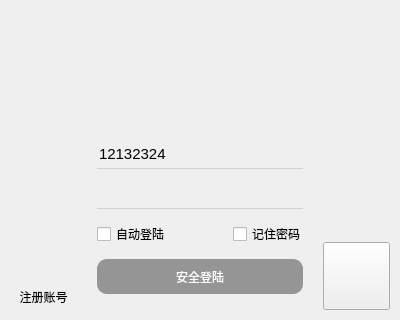
<?xml version="1.0" encoding="UTF-8"?>
<ui version="4.0">
 <class>Form</class>
 <widget class="QWidget" name="Form">
  <property name="geometry">
   <rect>
    <x>0</x>
    <y>0</y>
    <width>400</width>
    <height>320</height>
   </rect>
  </property>
  <property name="minimumSize">
   <size>
    <width>400</width>
    <height>320</height>
   </size>
  </property>
  <property name="maximumSize">
   <size>
    <width>400</width>
    <height>320</height>
   </size>
  </property>
  <property name="windowTitle">
   <string>Form</string>
  </property>
  <layout class="QVBoxLayout" name="verticalLayout" stretch="3,5">
   <property name="spacing">
    <number>10</number>
   </property>
   <property name="leftMargin">
    <number>0</number>
   </property>
   <property name="topMargin">
    <number>0</number>
   </property>
   <property name="rightMargin">
    <number>0</number>
   </property>
   <property name="bottomMargin">
    <number>0</number>
   </property>
   <item>
    <widget class="QWidget" name="widget" native="true">
     <layout class="QVBoxLayout" name="verticalLayout_2">
      <property name="spacing">
       <number>0</number>
      </property>
      <property name="leftMargin">
       <number>0</number>
      </property>
      <property name="topMargin">
       <number>0</number>
      </property>
      <property name="rightMargin">
       <number>0</number>
      </property>
      <property name="bottomMargin">
       <number>0</number>
      </property>
      <item>
       <widget class="QLabel" name="login_top_bg_label">
        <property name="sizePolicy">
         <sizepolicy hsizetype="Preferred" vsizetype="Fixed">
          <horstretch>0</horstretch>
          <verstretch>0</verstretch>
         </sizepolicy>
        </property>
        <property name="maximumSize">
         <size>
          <width>16777215</width>
          <height>120</height>
         </size>
        </property>
        <property name="text">
         <string/>
        </property>
       </widget>
      </item>
     </layout>
    </widget>
   </item>
   <item>
    <widget class="QWidget" name="login_bottom" native="true">
     <layout class="QHBoxLayout" name="horizontalLayout" stretch="2,6,2">
      <property name="spacing">
       <number>20</number>
      </property>
      <property name="leftMargin">
       <number>10</number>
      </property>
      <property name="topMargin">
       <number>0</number>
      </property>
      <property name="rightMargin">
       <number>10</number>
      </property>
      <property name="bottomMargin">
       <number>10</number>
      </property>
      <item alignment="Qt::AlignBottom">
       <widget class="QPushButton" name="pushButton">
        <property name="minimumSize">
         <size>
          <width>30</width>
          <height>25</height>
         </size>
        </property>
        <property name="text">
         <string>注册账号</string>
        </property>
        <property name="flat">
         <bool>true</bool>
        </property>
       </widget>
      </item>
      <item>
       <widget class="QWidget" name="widget_3" native="true">
        <layout class="QFormLayout" name="formLayout">
         <property name="horizontalSpacing">
          <number>63</number>
         </property>
         <property name="verticalSpacing">
          <number>10</number>
         </property>
         <property name="leftMargin">
          <number>0</number>
         </property>
         <property name="topMargin">
          <number>18</number>
         </property>
         <property name="rightMargin">
          <number>0</number>
         </property>
         <property name="bottomMargin">
          <number>16</number>
         </property>
         <item row="0" column="0" colspan="2">
          <widget class="QComboBox" name="account_cb">
           <property name="minimumSize">
            <size>
             <width>0</width>
             <height>30</height>
            </size>
           </property>
           <property name="styleSheet">
            <string notr="true">QComboBox{
	font-size:15px;
	background:transparent;	
	border-bottom:1px solid lightgray;
	border-style:outset;
}
QComboBox:hover{
	border-bottom:1px solid gray;
}
QComboBox:focus{
	border-bottom:1px solid rgb(18,183,245);
}
QComboBox::down-arrow { 
	width: 40px;
	height:25px;
	background-color: transparent; 	
	image: url(:/newPrefix/Images/1.png); 
} 
QComboBox::drop-down { 
	width: 40px;
	height:25px;
	background-color: transparent; 	
} 
QComboBox QAbstractItemView { 
	
	min-height:20px;
	
} 
QComboBox QAbstractItemView:item { 
	
	color:lightblue;
	
}
</string>
           </property>
           <property name="editable">
            <bool>true</bool>
           </property>
           <item>
            <property name="text">
             <string>12132324</string>
            </property>
            <property name="icon">
             <iconset resource="../image_rc.qrc">
              <normaloff>:/newPrefix/Images/bg.png</normaloff>:/newPrefix/Images/bg.png</iconset>
            </property>
           </item>
           <item>
            <property name="text">
             <string>fsdxvxxvb</string>
            </property>
            <property name="icon">
             <iconset resource="../image_rc.qrc">
              <normaloff>:/newPrefix/Images/bg.png</normaloff>:/newPrefix/Images/bg.png</iconset>
            </property>
           </item>
          </widget>
         </item>
         <item row="1" column="0" colspan="2">
          <widget class="QLineEdit" name="pasw_le">
           <property name="minimumSize">
            <size>
             <width>0</width>
             <height>30</height>
            </size>
           </property>
           <property name="styleSheet">
            <string notr="true">QLineEdit{
	background:transparent;	
	border-bottom:1px solid lightgray;
	border-style:outset;
}
QLineEdit:hover{
	border-bottom:1px solid gray;
}
QLineEdit:focus{
	border-bottom:1px solid rgb(18,183,245);
}</string>
           </property>
           <property name="echoMode">
            <enum>QLineEdit::Password</enum>
           </property>
           <property name="clearButtonEnabled">
            <bool>true</bool>
           </property>
          </widget>
         </item>
         <item row="2" column="0">
          <widget class="QCheckBox" name="auto_login_cb">
           <property name="minimumSize">
            <size>
             <width>0</width>
             <height>30</height>
            </size>
           </property>
           <property name="text">
            <string>自动登陆</string>
           </property>
          </widget>
         </item>
         <item row="2" column="1">
          <widget class="QCheckBox" name="remember_pwd_cb">
           <property name="minimumSize">
            <size>
             <width>0</width>
             <height>30</height>
            </size>
           </property>
           <property name="maximumSize">
            <size>
             <width>70</width>
             <height>16777215</height>
            </size>
           </property>
           <property name="text">
            <string>记住密码</string>
           </property>
          </widget>
         </item>
         <item row="3" column="0" colspan="2">
          <widget class="QPushButton" name="login_btn">
           <property name="enabled">
            <bool>false</bool>
           </property>
           <property name="minimumSize">
            <size>
             <width>0</width>
             <height>35</height>
            </size>
           </property>
           <property name="styleSheet">
            <string notr="true">QPushButton{
	background-color:rgb(33,174,250);
	border-radius:10px;
	color:white;
}
QPushButton:hover{
	background-color:rgb(72,203,250);
	
}
QPushButton:pressed{
	background-color:rgb(85,85,250);
	
}
QPushButton:disabled{
	background-color:rgb(149, 149, 149);
	
}</string>
           </property>
           <property name="text">
            <string>安全登陆</string>
           </property>
           <property name="icon">
            <iconset resource="../image_rc.qrc">
             <normaloff>:/newPrefix/Images/2.png</normaloff>:/newPrefix/Images/2.png</iconset>
           </property>
           <property name="iconSize">
            <size>
             <width>25</width>
             <height>25</height>
            </size>
           </property>
          </widget>
         </item>
        </layout>
       </widget>
      </item>
      <item alignment="Qt::AlignBottom">
       <widget class="QPushButton" name="pushButton_2">
        <property name="minimumSize">
         <size>
          <width>40</width>
          <height>68</height>
         </size>
        </property>
        <property name="styleSheet">
         <string notr="true">border-image: url(:/newPrefix/Images/3.png);</string>
        </property>
        <property name="text">
         <string/>
        </property>
       </widget>
      </item>
     </layout>
    </widget>
   </item>
  </layout>
 </widget>
 <resources>
  <include location="../image_rc.qrc"/>
 </resources>
 <connections>
  <connection>
   <sender>pushButton</sender>
   <signal>clicked()</signal>
   <receiver>Form</receiver>
   <slot>show_register_panel()</slot>
   <hints>
    <hint type="sourcelabel">
     <x>45</x>
     <y>328</y>
    </hint>
    <hint type="destinationlabel">
     <x>-37</x>
     <y>281</y>
    </hint>
   </hints>
  </connection>
  <connection>
   <sender>account_cb</sender>
   <signal>editTextChanged(QString)</signal>
   <receiver>Form</receiver>
   <slot>enable_login_btn()</slot>
   <hints>
    <hint type="sourcelabel">
     <x>143</x>
     <y>178</y>
    </hint>
    <hint type="destinationlabel">
     <x>-96</x>
     <y>122</y>
    </hint>
   </hints>
  </connection>
  <connection>
   <sender>pasw_le</sender>
   <signal>textChanged(QString)</signal>
   <receiver>Form</receiver>
   <slot>enable_login_btn()</slot>
   <hints>
    <hint type="sourcelabel">
     <x>203</x>
     <y>207</y>
    </hint>
    <hint type="destinationlabel">
     <x>-49</x>
     <y>220</y>
    </hint>
   </hints>
  </connection>
  <connection>
   <sender>pushButton_2</sender>
   <signal>clicked()</signal>
   <receiver>Form</receiver>
   <slot>open_qq_link()</slot>
   <hints>
    <hint type="sourcelabel">
     <x>359</x>
     <y>302</y>
    </hint>
    <hint type="destinationlabel">
     <x>471</x>
     <y>248</y>
    </hint>
   </hints>
  </connection>
  <connection>
   <sender>login_btn</sender>
   <signal>clicked()</signal>
   <receiver>Form</receiver>
   <slot>check_login()</slot>
   <hints>
    <hint type="sourcelabel">
     <x>204</x>
     <y>302</y>
    </hint>
    <hint type="destinationlabel">
     <x>189</x>
     <y>390</y>
    </hint>
   </hints>
  </connection>
  <connection>
   <sender>auto_login_cb</sender>
   <signal>clicked(bool)</signal>
   <receiver>Form</receiver>
   <slot>auto_login()</slot>
   <hints>
    <hint type="sourcelabel">
     <x>104</x>
     <y>258</y>
    </hint>
    <hint type="destinationlabel">
     <x>-63</x>
     <y>244</y>
    </hint>
   </hints>
  </connection>
  <connection>
   <sender>remember_pwd_cb</sender>
   <signal>clicked(bool)</signal>
   <receiver>Form</receiver>
   <slot>remember_pwd()</slot>
   <hints>
    <hint type="sourcelabel">
     <x>239</x>
     <y>261</y>
    </hint>
    <hint type="destinationlabel">
     <x>190</x>
     <y>384</y>
    </hint>
   </hints>
  </connection>
 </connections>
 <slots>
  <slot>show_register_panel()</slot>
  <slot>enable_login_btn()</slot>
  <slot>open_qq_link()</slot>
  <slot>check_login()</slot>
  <slot>auto_login()</slot>
  <slot>remember_pwd()</slot>
 </slots>
</ui>
